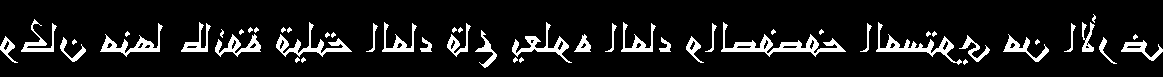
%> input picture andalus_274.tif, 1163 x 77 px
$ octave --eval "result = classify_image('andalus_274.tif');"   (GNU Octave 9; MATLAB toolbox functions it lacks are replaced by stand-ins)
%> lines starting %> are read from the running program, lines starting %| are printed output that depends on the picture; in (x1, y1, x2, y2) boxes, pixels count from 0 and x2, y2 are one past the last pixel; in counts of white or black regions, pixels touching at a corner belong together; the program's own positions count from 1
%> in classify_image, `A = imread(img_name);`: A: size 77x1163 logical; 9.6% white; 52 white regions (24 under 20 px), largest, box (x1, y1, x2, y2) and area: (721, 22, 846, 57) 1051, (876, 22, 962, 65) 715, (276, 22, 352, 57) 635
### normalize_image.m
% Normalize input image. Remove unnecessary rows of image. 60 px height.
function B = normalize_image(A)
[m,~] = size(A);
%> m = 77
no_pixel_row = 1:m;
%> no_pixel_row = 77 values from 1 to 77
for jj = 1:m;
    if ~any(A(jj,:))
        no_pixel_row(jj) = 0;
    end
end
%> after the loop, no_pixel_row = 77 values, max 68 at index 68, min 0 at index 1, mean 29.1
no_pixel_row = find(no_pixel_row);
%> no_pixel_row = 54 values from 15 to 68
B = A(no_pixel_row,:);
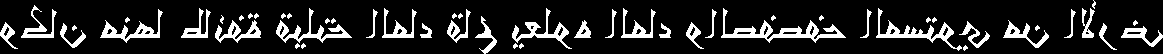
%> B: size 54x1163 logical; 13.7% white; 52 white regions (24 under 20 px), largest, box (x1, y1, x2, y2) and area: (721, 8, 846, 43) 1051, (876, 8, 962, 51) 715, (276, 8, 352, 43) 635
B = imresize(B,[60 NaN],'Colormap','original');
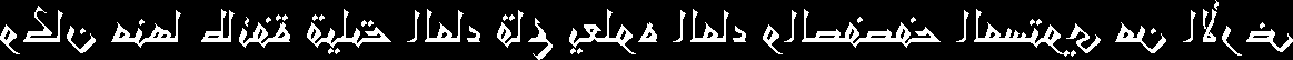
%> B: size 60x1293 logical; 13.3% white; 52 white regions (7 under 20 px), largest, box (x1, y1, x2, y2) and area: (802, 9, 941, 48) 1271, (974, 9, 1070, 57) 861, (307, 9, 391, 48) 758
end

### classify_image.m
function [class_name] = classify_image(img_name)

A = imread(img_name);
A = normalize_image(A);

%> (the run ends here)
